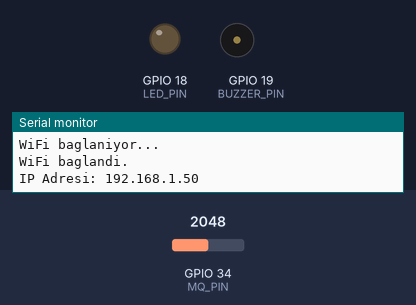
Bench run of a sketch on a simulated ESP32. Parts: output pins drawn as LEDs (lit = HIGH), buzzer (waves = sounding, pin HIGH), the last lines printed to the serial monitor. The test bench sets the inputs (shaded band); at power-on: GPIO 34 (MQ_PIN) = 2048. WiFi joins after 1.5 s; servers stay silent unless stated; uploads are accepted with an empty reply.

Above: at 3.2 s.
3.3 s: GPIO 34 (MQ_PIN) set to 1495
16.7 s: GPIO 34 (MQ_PIN) set to 1372
At 21.2 s:
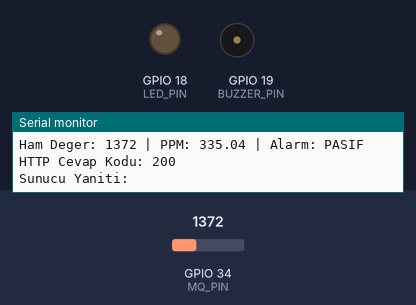
30.7 s: GPIO 34 (MQ_PIN) set to 2047
At 41.2 s:
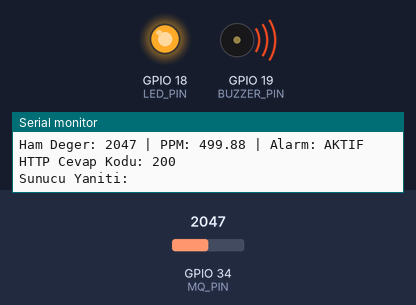
44.1 s: GPIO 34 (MQ_PIN) set to 1228
At 51.2 s:
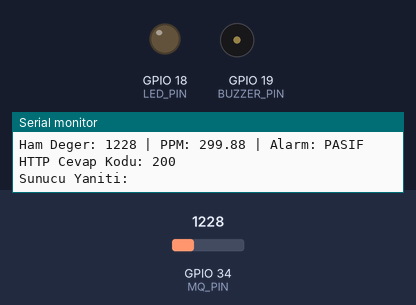
Timing chart, 0 to 52.7 s (numbered marks = the images above; inputs shaded):
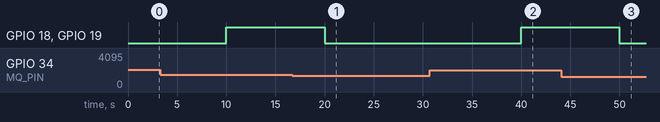

Measured:
- after the input at 16.7 s, GPIO 18 (LED_PIN), GPIO 19 (BUZZER_PIN): HIGH → LOW after 3.3 s
- after the input at 30.7 s, GPIO 18 (LED_PIN), GPIO 19 (BUZZER_PIN): LOW → HIGH after 9.3 s
- after the input at 44.1 s, GPIO 18 (LED_PIN), GPIO 19 (BUZZER_PIN): HIGH → LOW after 5.9 s

The sketch:

main.ino
```cpp
#include <WiFi.h>
#include <HTTPClient.h>

#define MQ_PIN 34
#define LED_PIN 18
#define BUZZER_PIN 19

const char* ssid = "WIFI_ADIN";
const char* password = "WIFI_SIFREN";

// PHP endpoint örneği: http://192.168.1.10/gazppm/insert_data.php
const char* serverUrl = "http://SUNUCU_ADRESIN/insert_data.php";

const int ppmThreshold = 350;
const unsigned long sendInterval = 10000;

unsigned long previousMillis = 0;

float convertToPPM(int rawValue)
{
    // Bu dönüşüm örnek amaçlıdır.
    // Kullandığın MQ sensörüne göre gerçek kalibrasyon yapılmalıdır.
    return (rawValue / 4095.0) * 1000.0;
}

void connectWiFi()
{
    WiFi.begin(ssid, password);

    while (WiFi.status() != WL_CONNECTED)
    {
        delay(1000);
        Serial.println("WiFi baglaniyor...");
    }

    Serial.println("WiFi baglandi.");
    Serial.print("IP Adresi: ");
    Serial.println(WiFi.localIP());
}

void setup()
{
    Serial.begin(115200);

    pinMode(LED_PIN, OUTPUT);
    pinMode(BUZZER_PIN, OUTPUT);

    digitalWrite(LED_PIN, LOW);
    digitalWrite(BUZZER_PIN, LOW);

    connectWiFi();
}

void loop()
{
    unsigned long currentMillis = millis();

    if (currentMillis - previousMillis >= sendInterval)
    {
        previousMillis = currentMillis;

        int sensorRaw = analogRead(MQ_PIN);
        float ppm = convertToPPM(sensorRaw);

        bool alarmState = ppm >= ppmThreshold;

        digitalWrite(LED_PIN, alarmState ? HIGH : LOW);
        digitalWrite(BUZZER_PIN, alarmState ? HIGH : LOW);

        Serial.print("Ham Deger: ");
        Serial.print(sensorRaw);
        Serial.print(" | PPM: ");
        Serial.print(ppm);
        Serial.print(" | Alarm: ");
        Serial.println(alarmState ? "AKTIF" : "PASIF");

        if (WiFi.status() == WL_CONNECTED)
        {
            HTTPClient http;
            http.begin(serverUrl);
            http.addHeader("Content-Type", "application/x-www-form-urlencoded");

            String postData = "ppm=" + String(ppm, 2) +
                              "&raw_value=" + String(sensorRaw) +
                              "&alarm=" + String(alarmState ? 1 : 0);

            int httpResponseCode = http.POST(postData);

            Serial.print("HTTP Cevap Kodu: ");
            Serial.println(httpResponseCode);

            if (httpResponseCode > 0)
            {
                String response = http.getString();
                Serial.println("Sunucu Yaniti: " + response);
            }

            http.end();
        }
        else
        {
            Serial.println("WiFi baglantisi yok.");
        }
    }
}
```
